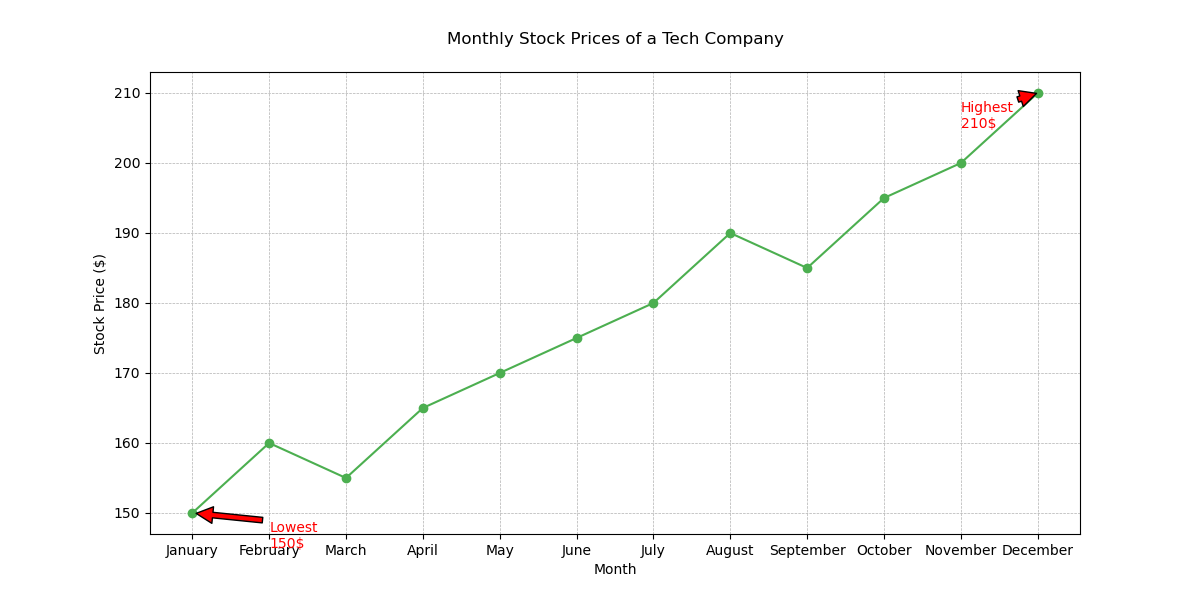

The Python source for this figure:

import matplotlib.pyplot as plt

# Data points
months = ['January', 'February', 'March', 'April', 'May', 'June', 'July', 'August', 'September', 'October', 'November', 'December']
stock_prices = [150, 160, 155, 165, 170, 175, 180, 190, 185, 195, 200, 210]

# Create the plot
plt.figure(figsize=(12, 6))
plt.plot(months, stock_prices, marker='o', linestyle='-', color='#4CAF50')

# Annotate the highest and lowest stock price points
plt.annotate('Highest\n210$', xy=('December', 210), xytext=('November', 205),
             arrowprops=dict(facecolor='#FF0000', shrink=0.05), color='#FF0000')
plt.annotate('Lowest\n150$', xy=('January', 150), xytext=('February', 145),
             arrowprops=dict(facecolor='#FF0000', shrink=0.05), color='#FF0000')

# Title and labels
plt.title('Monthly Stock Prices of a Tech Company', pad=20)
plt.xlabel('Month')
plt.ylabel('Stock Price ($)')

# Customize the grid
plt.grid(True, which='both', linestyle='--', linewidth=0.5)

# Show the plot
plt.show()
